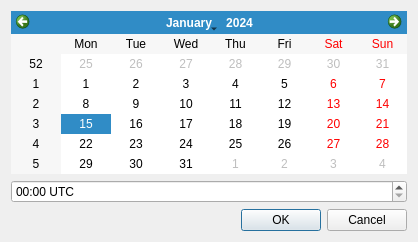
<?xml version="1.0" encoding="UTF-8"?>
<ui version="4.0">
 <class>TimeDialog</class>
 <widget class="QDialog" name="TimeDialog">
  <property name="geometry">
   <rect>
    <x>0</x>
    <y>0</y>
    <width>418</width>
    <height>242</height>
   </rect>
  </property>
  <property name="windowTitle">
   <string>Little Navmap - Set time for Sun Shading</string>
  </property>
  <layout class="QVBoxLayout" name="verticalLayout">
   <item>
    <widget class="QCalendarWidget" name="calendarWidget">
     <property name="gridVisible">
      <bool>false</bool>
     </property>
     <property name="horizontalHeaderFormat">
      <enum>QCalendarWidget::ShortDayNames</enum>
     </property>
    </widget>
   </item>
   <item>
    <widget class="QTimeEdit" name="timeEdit">
     <property name="displayFormat">
      <string>HH:mm UTC</string>
     </property>
     <property name="timeSpec">
      <enum>Qt::UTC</enum>
     </property>
    </widget>
   </item>
   <item>
    <widget class="QDialogButtonBox" name="buttonBox">
     <property name="orientation">
      <enum>Qt::Horizontal</enum>
     </property>
     <property name="standardButtons">
      <set>QDialogButtonBox::Cancel|QDialogButtonBox::Ok</set>
     </property>
    </widget>
   </item>
  </layout>
 </widget>
 <resources/>
 <connections>
  <connection>
   <sender>buttonBox</sender>
   <signal>accepted()</signal>
   <receiver>TimeDialog</receiver>
   <slot>accept()</slot>
   <hints>
    <hint type="sourcelabel">
     <x>248</x>
     <y>254</y>
    </hint>
    <hint type="destinationlabel">
     <x>157</x>
     <y>274</y>
    </hint>
   </hints>
  </connection>
  <connection>
   <sender>buttonBox</sender>
   <signal>rejected()</signal>
   <receiver>TimeDialog</receiver>
   <slot>reject()</slot>
   <hints>
    <hint type="sourcelabel">
     <x>316</x>
     <y>260</y>
    </hint>
    <hint type="destinationlabel">
     <x>286</x>
     <y>274</y>
    </hint>
   </hints>
  </connection>
 </connections>
</ui>
